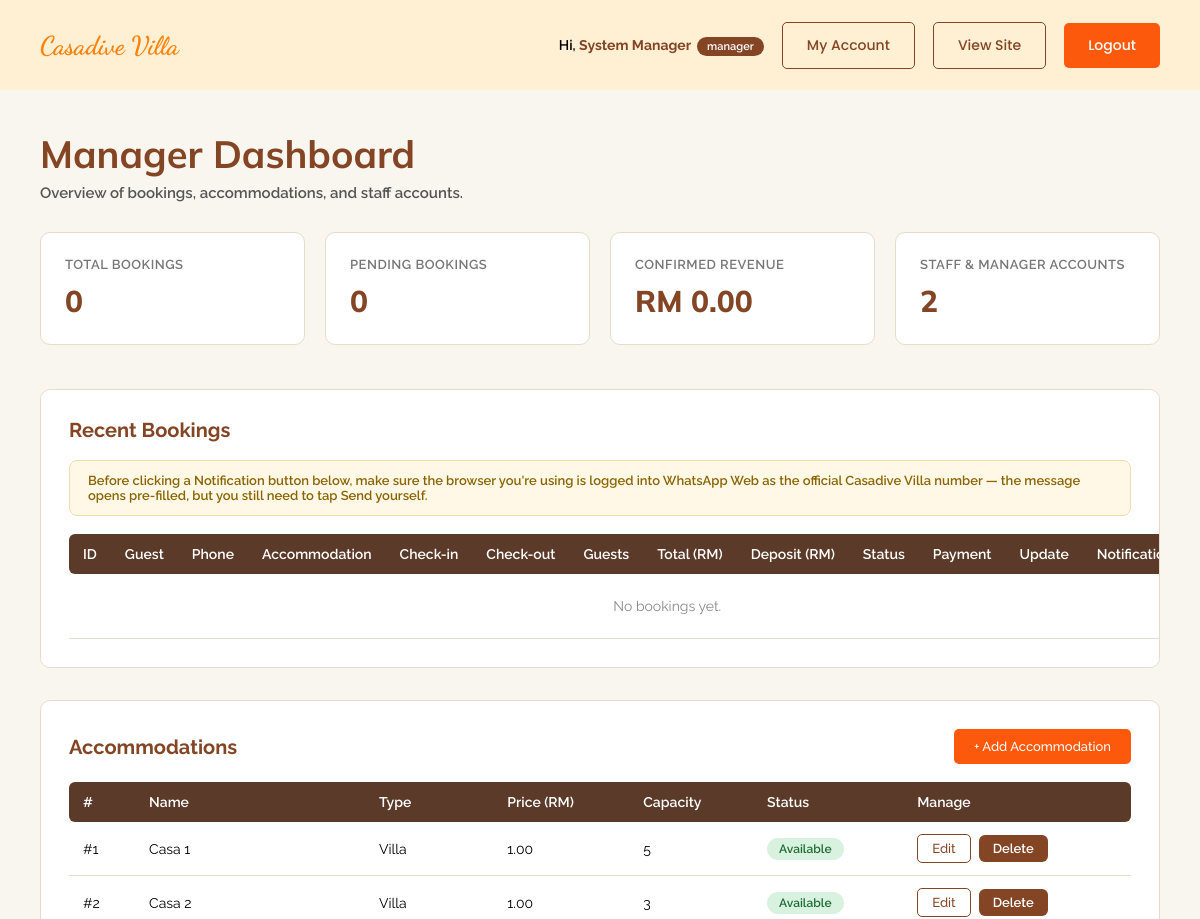
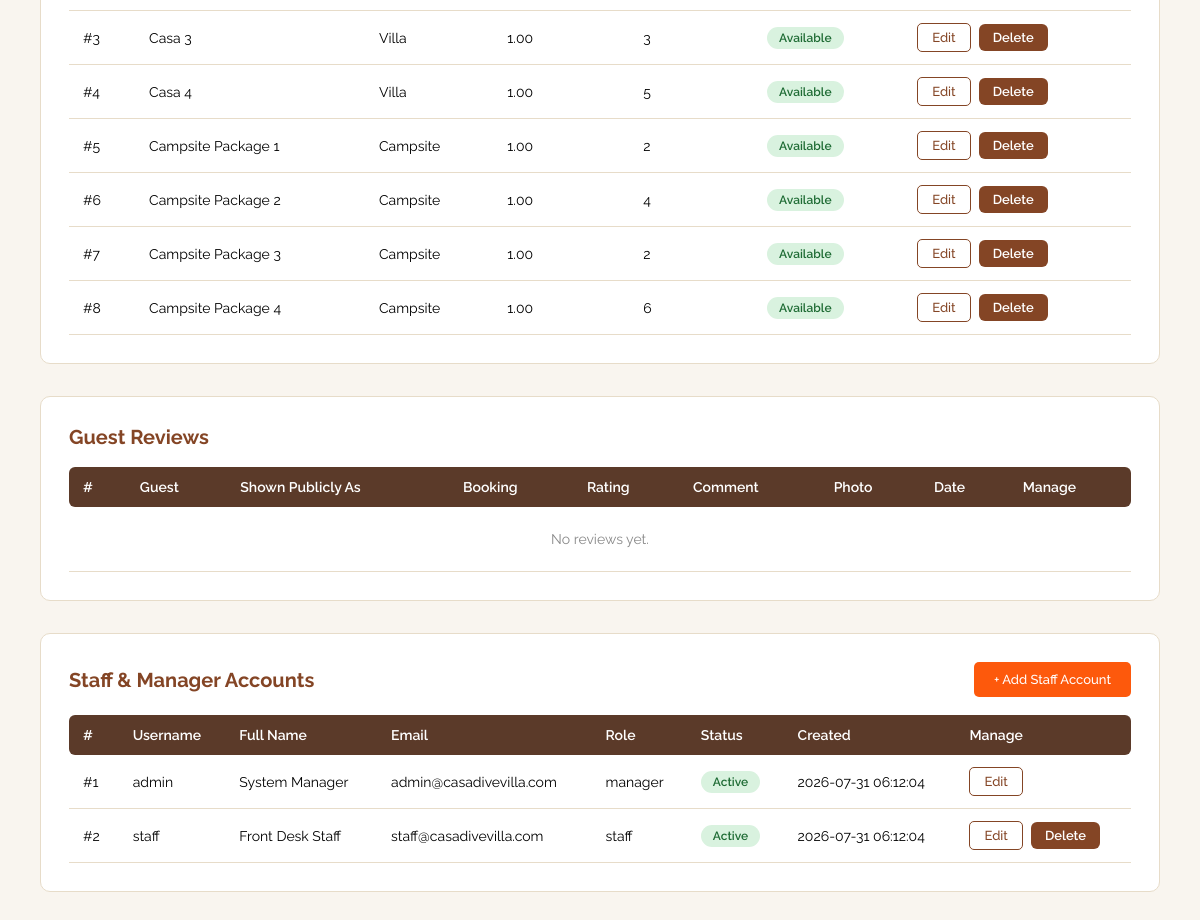
The app's page /user/admin_dashboard.php (signed in) with its own data (2 pictures, top to bottom).
### tables this page shows
CREATE TABLE `user` (
  user_id         INT UNSIGNED AUTO_INCREMENT PRIMARY KEY,
  username        VARCHAR(50)  NOT NULL UNIQUE,
  password        VARCHAR(255) NOT NULL,
  fullname        VARCHAR(100) NOT NULL,
  email           VARCHAR(150) NOT NULL UNIQUE,
  phone           VARCHAR(20),
  role            ENUM('manager','staff') NOT NULL DEFAULT 'staff',
  profile_picture VARCHAR(255),
  status          ENUM('active','inactive','suspended') NOT NULL DEFAULT 'active',
  created_at      TIMESTAMP NOT NULL DEFAULT CURRENT_TIMESTAMP,
  updated_at      TIMESTAMP NOT NULL DEFAULT CURRENT_TIMESTAMP ON UPDATE CURRENT_TIMESTAMP
);

CREATE TABLE `accommodation` (
  accommodation_id   INT UNSIGNED AUTO_INCREMENT PRIMARY KEY,
  accommodation_name VARCHAR(100) NOT NULL,
  accommodation_type ENUM('Villa','Campsite') NOT NULL,
  price              DECIMAL(10,2) NOT NULL COMMENT 'weekday / base rate per night, used for all booking calculations',
  price_weekend      DECIMAL(10,2) NULL COMMENT 'display only — not applied to booking totals yet',
  price_holiday      DECIMAL(10,2) NULL COMMENT 'display only — not applied to booking totals yet',
  capacity           INT UNSIGNED NOT NULL,
  pax_label          VARCHAR(30) NULL COMMENT 'display string e.g. "4-5 PAX", falls back to "Max N guests"',
  features           TEXT NULL COMMENT 'one feature per line, e.g. "Wifi\nAircond\nSea View"',
  description        TEXT,
  status             ENUM('available','unavailable','maintenance') NOT NULL DEFAULT 'available',
  image              VARCHAR(255),
  door_code          VARCHAR(20) COMMENT 'lock box / door code shown to the guest in the check-in reminder'
);

### user/views/admin_dashboard.view.php (the view, shortened to what the rows shown need)
<!DOCTYPE html>
<html lang="en">
<head>
<link rel="stylesheet" href="style/dashboard.css">
</head>
<body>
  <header class="dash-topbar">
    <div class="container">
      <div class="dash-user">
        <span class="who">Hi, <strong><?= htmlspecialchars($user['fullname']) ?></strong><span class="role-badge"><?= htmlspecialchars($user['role']) ?></span></span>
      </div>
    </div>
  </header>
  <main class="dash-main">
    <div class="container">
      <h1 class="dash-heading">Manager Dashboard</h1>
      <section class="dash-section">
        <h2>Recent Bookings</h2>
        <table>
          <thead>
            <tr>
              <th>ID</th>
              <th>Guest</th>
              <th>Phone</th>
              <th>Accommodation</th>
              <th>Check-in</th>
              <th>Check-out</th>
              <th>Guests</th>
              <th>Total (RM)</th>
              <th>Deposit (RM)</th>
              <th>Status</th>
              <th>Payment</th>
              <th>Update</th>
              <th>Notification</th>
            </tr>
          </thead>
        </table>
      </section>
      <section class="dash-section">
        <h2 class="section-heading">
          Accommodations
          <a href="manage_accommodation.php" class="btn btn-md btn-primary">+ Add Accommodation</a>
        </h2>
        <table>
          <thead>
            <tr>
              <th>#</th>
              <th>Name</th>
              <th>Type</th>
              <th>Price (RM)</th>
              <th>Capacity</th>
              <th>Status</th>
              <th>Manage</th>
            </tr>
          </thead>
          <tbody>
            <?php foreach ($accommodations as $a): ?>
              <tr>
                <td>#<?= (int) $a['accommodation_id'] ?></td>
                <td><?= htmlspecialchars($a['accommodation_name']) ?></td>
                <td><?= htmlspecialchars($a['accommodation_type']) ?></td>
                <td><?= number_format((float) $a['price'], 2) ?></td>
                <td><?= (int) $a['capacity'] ?></td>
                <td><span class="status-badge status-<?= htmlspecialchars($a['status']) ?>"><?= htmlspecialchars($a['status']) ?></span></td>
                <td>
                  <div class="status-form">
                    <a href="manage_accommodation.php?id=<?= (int) $a['accommodation_id'] ?>" class="btn btn-sm btn-outline">Edit</a>
                    <form method="post" action="manage_accommodation.php" onsubmit="return confirm('Delete this accommodation? This cannot be undone.');">
                      <button type="submit">Delete</button>
                    </form>
                  </div>
                </td>
              </tr>
            <?php endforeach; ?>
          </tbody>
        </table>
      </section>
      <section class="dash-section">
        <h2 class="section-heading">Guest Reviews</h2>
        <table>
          <thead>
            <tr>
              <th>#</th>
              <th>Guest</th>
              <th>Shown Publicly As</th>
              <th>Booking</th>
              <th>Rating</th>
              <th>Comment</th>
              <th>Photo</th>
              <th>Date</th>
              <th>Manage</th>
            </tr>
          </thead>
        </table>
      </section>
      <section class="dash-section">
        <h2 class="section-heading">
          Staff &amp; Manager Accounts
          <a href="manage_account.php" class="btn btn-md btn-primary">+ Add Staff Account</a>
        </h2>
        <table>
          <thead>
            <tr>
              <th>#</th>
              <th>Username</th>
              <th>Full Name</th>
              <th>Email</th>
              <th>Role</th>
              <th>Status</th>
              <th>Created</th>
              <th>Manage</th>
            </tr>
          </thead>
          <tbody>
            <?php foreach ($users as $u): ?>
              <tr>
                <td>#<?= (int) $u['user_id'] ?></td>
                <td><?= htmlspecialchars($u['username']) ?></td>
                <td><?= htmlspecialchars($u['fullname']) ?></td>
                <td><?= htmlspecialchars($u['email']) ?></td>
                <td><?= htmlspecialchars($u['role']) ?></td>
                <td><span class="status-badge status-<?= htmlspecialchars($u['status']) ?>"><?= htmlspecialchars($u['status']) ?></span></td>
                <td><?= htmlspecialchars($u['created_at']) ?></td>
                <td>
                  <div class="status-form">
                    <a href="manage_account.php?id=<?= (int) $u['user_id'] ?>" class="btn btn-sm btn-outline">Edit</a>
                    <?php if ((int) $u['user_id'] !== (int) $user['user_id']): ?>
                      <form method="post" action="manage_account.php" onsubmit="return confirm('Delete this account? This cannot be undone.');">
                        <button type="submit">Delete</button>
                      </form>
                    <?php endif; ?>
                  </div>
                </td>
              </tr>
            <?php endforeach; ?>
          </tbody>
        </table>
      </section>
    </div>
  </main>
</body>
</html>

### records on screen
user: fullname "System Manager", role "Manager", user_id "1", username "admin", email "admin@casadivevilla.com", role "manager", status "Active", created_at "2026-07-31 06:12:04"
accommodation: accommodation_id "1", accommodation_name "Casa 1", accommodation_type "Villa", price "1.00", capacity "5", status "Available"
accommodation: accommodation_id "2", accommodation_name "Casa 2", accommodation_type "Villa", price "1.00", capacity "3", status "Available"
accommodation: accommodation_id "3", accommodation_name "Casa 3", accommodation_type "Villa", price "1.00", capacity "3", status "Available"
accommodation: accommodation_id "4", accommodation_name "Casa 4", accommodation_type "Villa", price "1.00", capacity "5", status "Available"
accommodation: accommodation_id "5", accommodation_name "Campsite Package 1", accommodation_type "Campsite", price "1.00", capacity "2", status "Available"
accommodation: accommodation_id "6", accommodation_name "Campsite Package 2", accommodation_type "Campsite", price "1.00", capacity "4", status "Available"
accommodation: accommodation_id "7", accommodation_name "Campsite Package 3", accommodation_type "Campsite", price "1.00", capacity "2", status "Available"
accommodation: accommodation_id "8", accommodation_name "Campsite Package 4", accommodation_type "Campsite", price "1.00", capacity "6", status "Available"
user: user_id "2", username "staff", fullname "Front Desk Staff", email "staff@casadivevilla.com", role "staff", status "Active", created_at "2026-07-31 06:12:04"

### other values on screen
$stats['total_bookings'] "0"
$stats['pending_bookings'] "0"
$stats['revenue'] "0.00"
$stats['total_users'] "2"
